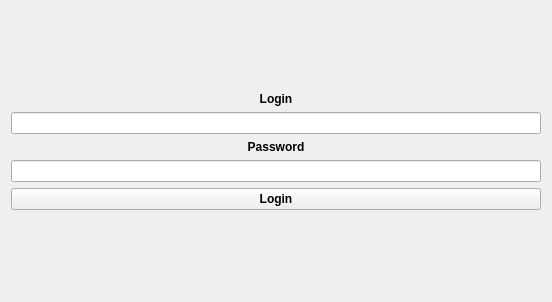
<?xml version="1.0" encoding="UTF-8"?>
<ui version="4.0">
 <class>LoginForm</class>
 <widget class="QWidget" name="LoginForm">
  <property name="geometry">
   <rect>
    <x>0</x>
    <y>0</y>
    <width>552</width>
    <height>302</height>
   </rect>
  </property>
  <property name="sizePolicy">
   <sizepolicy hsizetype="Fixed" vsizetype="Fixed">
    <horstretch>0</horstretch>
    <verstretch>0</verstretch>
   </sizepolicy>
  </property>
  <property name="windowTitle">
   <string>Form</string>
  </property>
  <layout class="QGridLayout" name="gridLayout">
   <item row="0" column="0">
    <layout class="QGridLayout" name="gridLayout_2">
     <item row="0" column="0">
      <spacer name="verticalSpacer">
       <property name="orientation">
        <enum>Qt::Vertical</enum>
       </property>
       <property name="sizeHint" stdset="0">
        <size>
         <width>20</width>
         <height>40</height>
        </size>
       </property>
      </spacer>
     </item>
     <item row="3" column="0">
      <widget class="QLabel" name="label">
       <property name="font">
        <font>
         <weight>75</weight>
         <bold>true</bold>
        </font>
       </property>
       <property name="text">
        <string>Password</string>
       </property>
       <property name="alignment">
        <set>Qt::AlignCenter</set>
       </property>
      </widget>
     </item>
     <item row="1" column="0">
      <widget class="QLabel" name="label_2">
       <property name="minimumSize">
        <size>
         <width>0</width>
         <height>0</height>
        </size>
       </property>
       <property name="font">
        <font>
         <weight>75</weight>
         <bold>true</bold>
        </font>
       </property>
       <property name="text">
        <string>Login</string>
       </property>
       <property name="alignment">
        <set>Qt::AlignCenter</set>
       </property>
      </widget>
     </item>
     <item row="2" column="0">
      <widget class="QLineEdit" name="text_login"/>
     </item>
     <item row="5" column="0">
      <widget class="QPushButton" name="pushButton">
       <property name="font">
        <font>
         <weight>75</weight>
         <bold>true</bold>
        </font>
       </property>
       <property name="text">
        <string>Login</string>
       </property>
      </widget>
     </item>
     <item row="4" column="0">
      <widget class="QLineEdit" name="text_password">
       <property name="text">
        <string/>
       </property>
       <property name="echoMode">
        <enum>QLineEdit::Password</enum>
       </property>
      </widget>
     </item>
     <item row="6" column="0">
      <spacer name="verticalSpacer_2">
       <property name="orientation">
        <enum>Qt::Vertical</enum>
       </property>
       <property name="sizeHint" stdset="0">
        <size>
         <width>20</width>
         <height>40</height>
        </size>
       </property>
      </spacer>
     </item>
    </layout>
   </item>
  </layout>
 </widget>
 <resources/>
 <connections/>
</ui>
